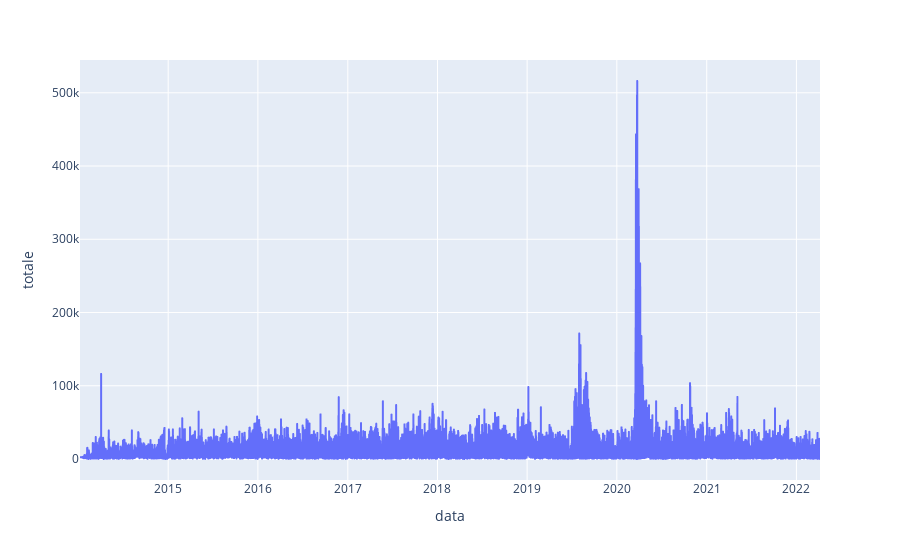

Write notebook code for a chart like this one.
### Code cell
import plotly.express as px
fig = px.line(dataset, x='data', y='totale')
fig.show()

### Figure 1 — Plotly figure (JSON) as saved in the notebook; plotly's stock layout.template omitted (floating-point values rounded to 4 significant figures; data arrays with more than 128 entries replaced by an {"elided": "..."} marker saying what was removed)
{"data": [{"hovertemplate": "data=%{x}<br>totale=%{y}<extra></extra>", "legendgroup": "", "line": {"color": "#636efa", "dash": "solid"}, "marker": {"symbol": "circle"}, "mode": "lines", "name": "", "showlegend": false, "type": "scattergl", "x": {"elided": "13867 str values"}, "xaxis": "x", "y": {"elided": "13867 float values"}, "yaxis": "y"}], "layout": {"legend": {"tracegroupgap": 0}, "margin": {"t": 60}, "xaxis": {"anchor": "y", "domain": [0, 1], "title": {"text": "data"}}, "yaxis": {"anchor": "x", "domain": [0, 1], "title": {"text": "totale"}}}}
